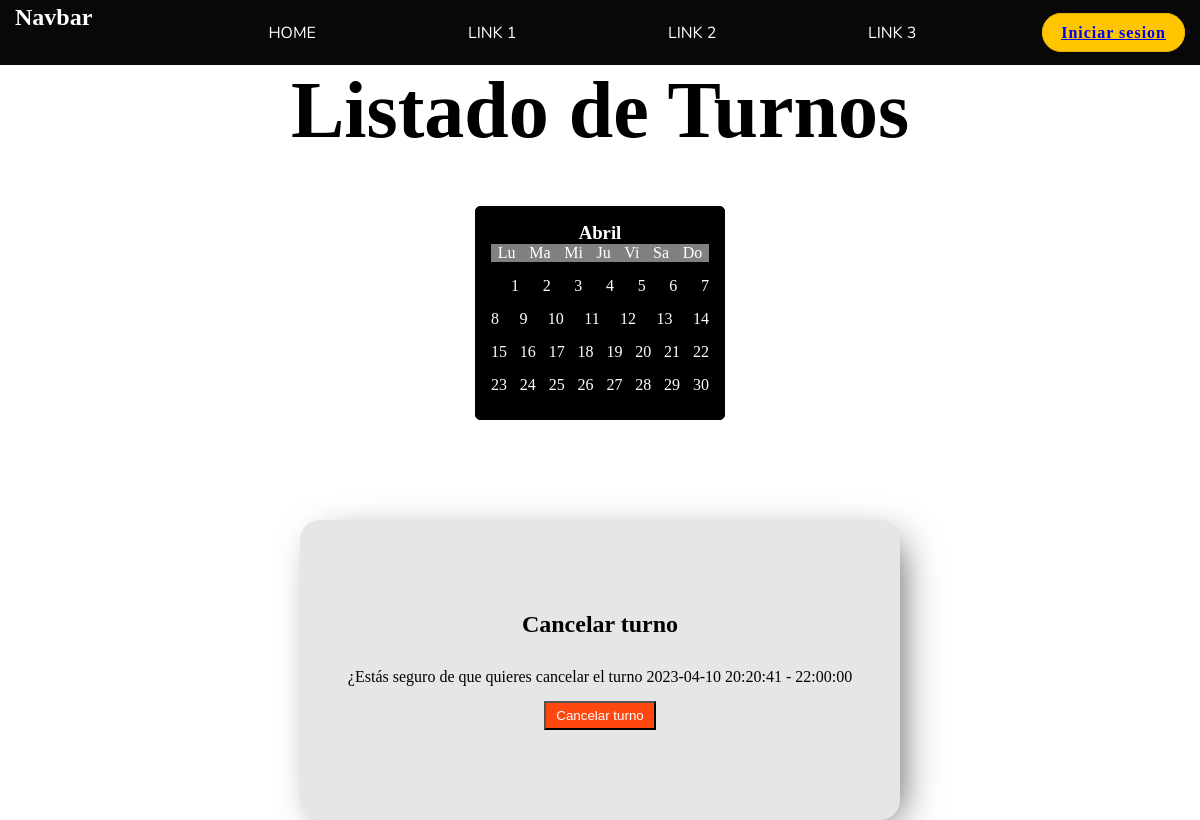
Page /eliminar/1/ on the earlier database version.
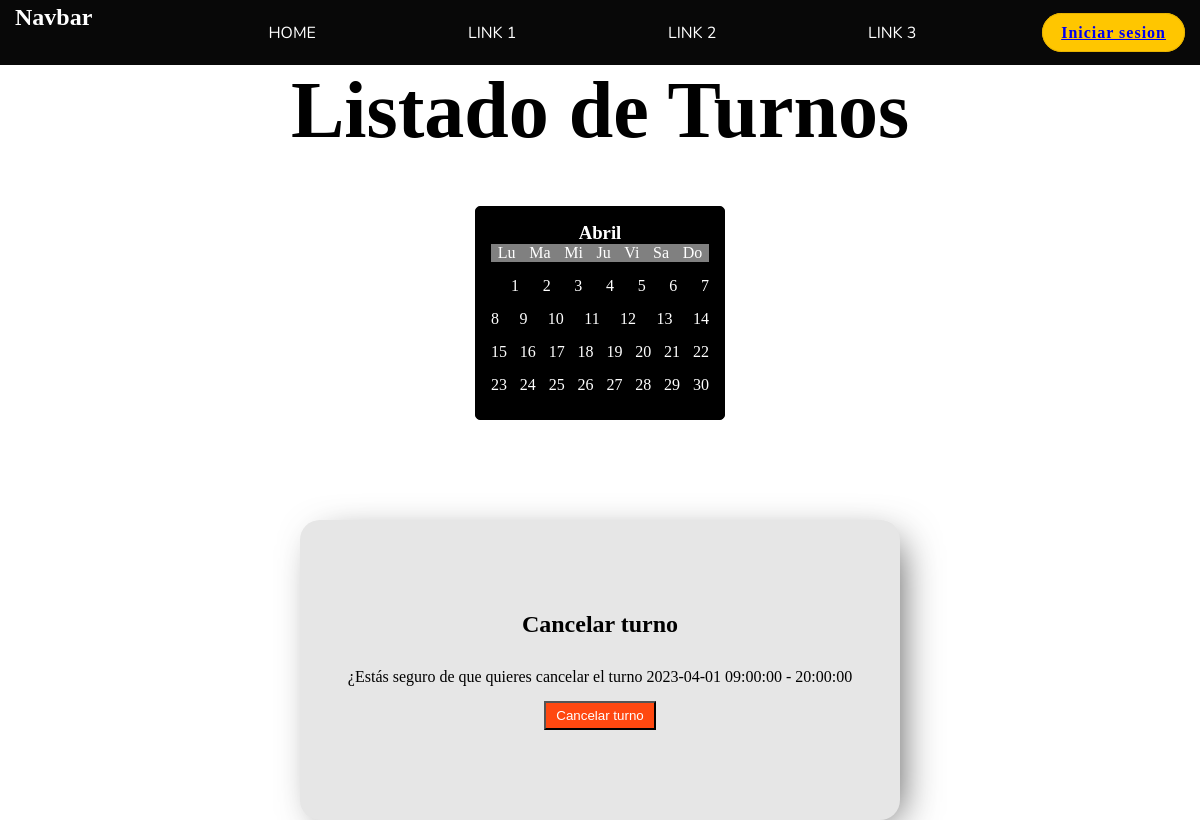
Same page on the later database version.
### Turnos/models.py (models this page shows)
class Turno(models.Model):
    fecha = models.DateField()
    hora_inicio = models.TimeField()
    hora_fin = models.TimeField()
    asignado_a = models.ForeignKey(User, on_delete=models.SET_NULL, null=True, blank=True)
    activo = models.BooleanField(default=True)
    def __str__(self):
        return f'{self.fecha} {self.hora_inicio} - {self.hora_fin}'

### Turnos/views.py (the view, shortened to what this page needs)
# urls.py: path('eliminar/<id>/', eliminar_reserva, name="Eliminar"),
def eliminar_reserva(request, id):
    turno = get_object_or_404(Turno, pk= id)
    return render(request, 'Turnos/confirm_delete_reserve.html', {'turno': turno})

### Turnos/templates/Turnos/confirm_delete_reserve.html (shortened to what this page needs)
{% extends 'Turnos/turnos.html' %}
    {% load static %}
    {% block Cancelar %}
    <div class="container flex">
        <div class="cancelar">
            <h2>Cancelar turno</h2>
            <form method="post">
                <p>¿Estás seguro de que quieres cancelar  el turno {{ turno }}
                    <button class="btn-red btn-margin" type="submit">Cancelar turno</button>
                </form>
            </div>
        </div>
        {% endblock Cancelar %}

Differences in the rows shown:
changed Turno: fecha+hora_inicio+hora_fin "2023-04-10 20:20:41 - 22:00:00" → "2023-04-01 09:00:00 - 20:00:00"
